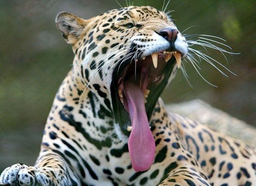
#> input picture Dataset/tiger.png, 256 x 186 px, shrunk from 600 x 437 before the run
$ jupyter execute --allow-errors testClement.ipynb
#> lines starting #> are read from the running program, lines starting #| are printed output that depends on the picture; long printed decimals are rounded
[cell 1]
import numpy as np
from PIL import Image
import matplotlib.pyplot as plt

[cell 2]
image_path = "Dataset/tiger.png"
image = Image.open(image_path).convert('L')
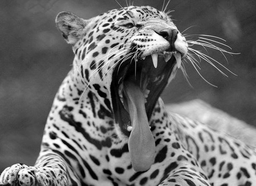
#> image: PIL image 256x186 L; min 0, max 255, mean 110.7
image_array = np.array(image)

plt.imshow(image_array, cmap='gray')
plt.axis('off')
plt.show()

hist = np.histogram(image_array, bins=256, range=(0,256))[0]
#> hist = 256 values, max 699 at index 74, min 14 at index 255, mean 186
hist = hist / np.sum(hist)
#> hist = 256 values, max 0.0147 at index 74, min 0.000294 at index 255, mean 0.00391
entropy = -np.sum(hist * np.log2(hist + 1e-10))
#> entropy = 7.67
print("Entropy:", entropy)
#| Entropy: 7.666

#def energy_entropy(img):
def calcul_entropy(region):
    hist = np.histogram(region, bins=256, range=(0,256))[0]
    hist = hist / np.sum(hist)
    entropy = -np.sum(hist * np.log2(hist + 1e-10))
    return entropy

height, width = image_array.shape
#> height = 186; width = 256
img_entropy = np.zeros((height,width))
for i in range(height - 11):
    for j in range(width - 11):
        region = image_array[i:i+6, j:j+6]
        entr_pix = calcul_entropy(region)
        img_entropy[i,j] = entr_pix
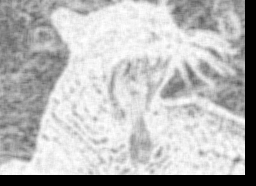
#> img_entropy: shape (186, 256) float64; min 0, max 5.17, mean 3.73; drawn with min black and max white

img_entropy = img_entropy/np.max(img_entropy)
#> (the rest of this cell did not finish here and is left out)

$ run again, with Dataset/Perissa_Santorini.png copied over Dataset/tiger.png
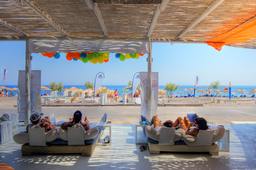
#> input picture Dataset/Perissa_Santorini.png, 256 x 170 px, shrunk from 1024 x 681 before the run
#> `image = Image.open(image_path).convert('L')`:
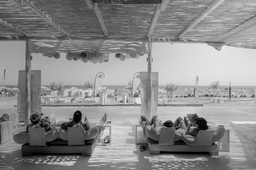
#> image: PIL image 256x170 L; min 0, max 241, mean 138.9
#> `hist = np.histogram(image_array, bins=256, range=(0,256))[0]`: hist = 256 values, max 386 at index 164, min 0 at index 235, mean 170
#> `hist = hist / np.sum(hist)`: hist = 256 values, max 0.00887 at index 164, min 0 at index 235, mean 0.00391
#> `entropy = -np.sum(hist * np.log2(hist + 1e-10))`: entropy = 7.56
#| Entropy: 7.561
#> after the loop `for i in range(height - 11):`:
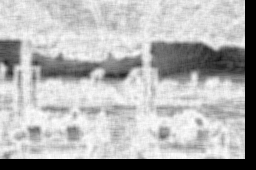
#> img_entropy: shape (170, 256) float64; min 0, max 5.17, mean 3.58; drawn with min black and max white
